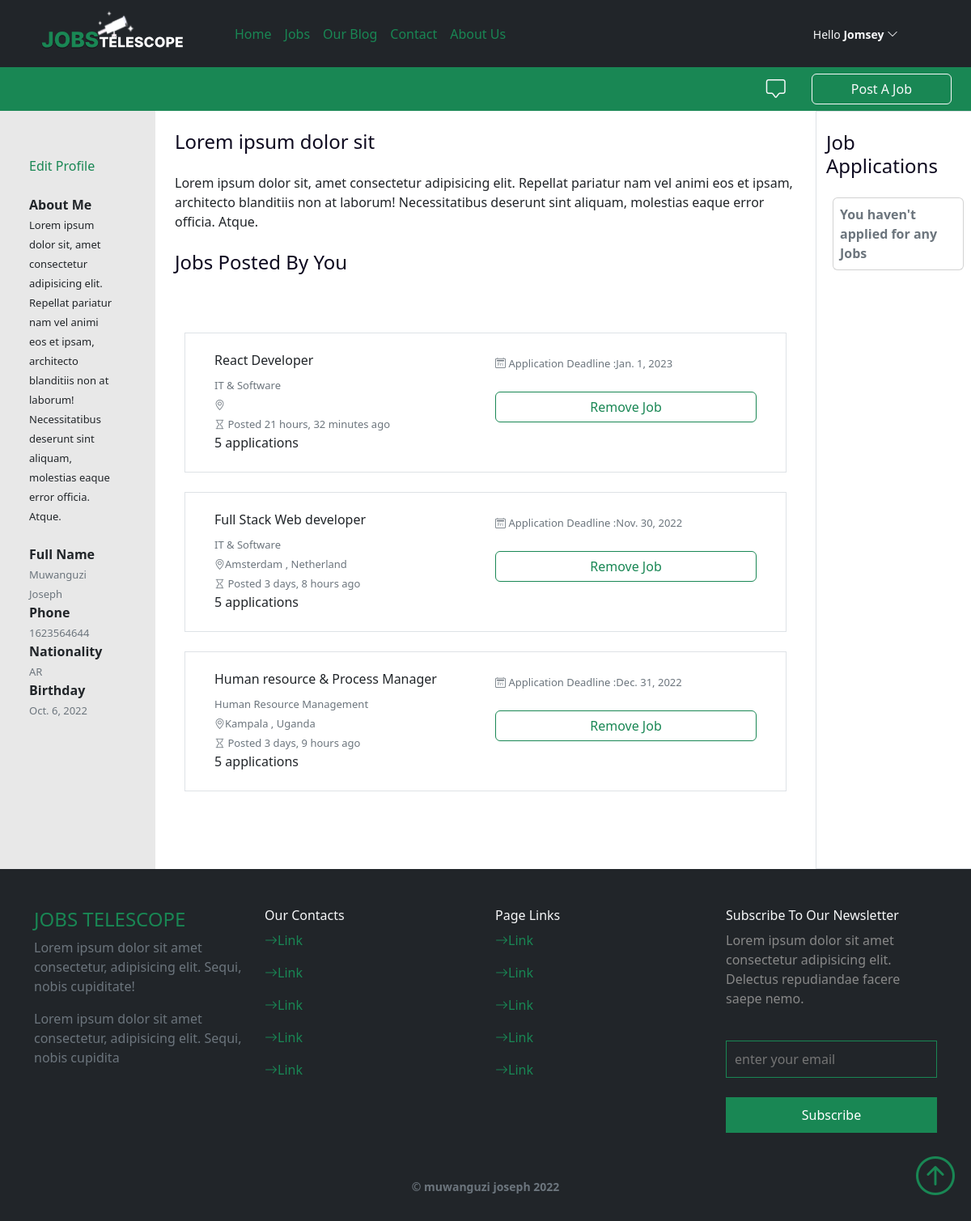
Page /profile (signed in) on the committed database.
### core/models.py (models this page shows, shortened)
class SiteUser(AbstractUser):
    GENDER_CHOICES = (("M","Male"),("F","Female"))
    phone_number = models.CharField(max_length=15,null=True)
    birthday = models.DateField(null=True)
    nationality = CountryField(blank_label='(select country)')
    gender = models.CharField(max_length=1,choices=GENDER_CHOICES,null=True)
    profile_pic = models.ImageField(upload_to="profile_pics",default="avatar.jpg")
    biography = models.TextField()
    def __str__(self):
        return self.username
    class Meta:
        swappable = "AUTH_USER_MODEL"

class Job(models.Model):
    JOB_TYPES = [('Full Time','Full Time'),
                 ('Part Time','Part Time'),
                 ('Remote','Remote')]
    title = models.CharField(max_length=200)
    job_location = models.CharField(max_length=200)
    years_of_experience = models.PositiveIntegerField()
    posted_by = models.ForeignKey(settings.AUTH_USER_MODEL,on_delete=models.SET_NULL,null=True)
    date_published = models.DateTimeField(auto_now_add=True)
    job_type = models.CharField(max_length=20,choices=JOB_TYPES)
    expiring_date = models.DateField()
    description = models.TextField()
    category = models.ForeignKey(JobCategory,on_delete=models.SET_NULL,null=True,related_name='jobs')
    def is_expired(self):
        return date.today()>self.expiring_date
    class Meta:
        ordering = ['id']

class JobCategory(models.Model):
    name=models.CharField(max_length=100)
    def __str__(self):
        return self.name
    class Meta:
        verbose_name_plural = "job_categories"

### core/views.py (the view, shortened to what this page needs)
# urls.py: path("profile",views.USerProfileView.as_view(),name="profile"),
class USerProfileView(LoginRequiredMixin,View):
    template="pages/profile.html"
    login_url='/auth/login'
    def get(self,request):
        jobs_posted_by_user = models.Job.objects.filter(posted_by=request.user).order_by('-date_published').select_related('posted_by')
        user = get_object_or_404(models.SiteUser,id=request.user.id)
        user_notifications = user.notification_set.all()
        form =UserProfileForm(instance=request.user)
        context  = {'form':form,
                    'notifications':user_notifications,
                    'jobs_posted':jobs_posted_by_user,
                     'add_job_form': AddNewJobForm()
                   }
        return render(request,self.template,context)

### core/forms.py
class UserProfileForm(forms.ModelForm):
    class Meta:
        model=SiteUser
        fields=[ 'username', 'email','phone_number',  'biography','nationality','birthday']
        widgets = {
            'profile_pic':forms.FileInput(attrs={'placeholder': 'Username','class':"form-control form-control-input" }),
            'username': forms.TextInput(attrs={'placeholder': 'Username','class':"form-control form-control-input" }),
            'email': forms.EmailInput(attrs={'placeholder': 'Email' ,'class':"form-control form-control-input" ,'id':'em'}),
            'phone_number': forms.TextInput(attrs={'placeholder': 'Phone number','class':"form-control form-control-input","type":"tel" }),
            'biography': forms.Textarea(attrs={'placeholder': 'Biography','class':"form-control form-control-input",'required':''}),
            'nationality': forms.Select(attrs={'class':"form-select" }),
            'birthday': forms.DateInput(attrs={'class':"form-control form-control-input" }),
        }

class AddNewJobForm(forms.ModelForm):
    class Meta:
        model=Job
        fields=["title","job_type","expiring_date","description","category","years_of_experience"]
        widgets = {
             'title': forms.TextInput(attrs={'placeholder': 'Title','class':"form-control form-control-input" }),
             'job_type':forms.Select(attrs={'class':'form-select' ,'aria-label':"Default select example" }),
            'expiring_date': forms.SelectDateWidget(attrs={'placeholder': 'Expiry date','class':"form-control form-control-input"}),
             'description': forms.Textarea(attrs={'placeholder': 'Job Description','class':"form-control form-control-input"}),
        }

### templates/pages/profile.html (shortened to what this page needs)
{%extends '../base.html'%} {% block title %} Jobs Telescope | My Profile {% endblock title %} {% block content %}
<div class="bg-success py-2 px-4 profile-top">
    <strong style="cursor: pointer;" class="text-light" data-bs-toggle="offcanvas" data-bs-target="#offcanvasRight" aria-controls="offcanvasRight">  <i class="bi bi-chat-square fs-4"></i></strong>
    <button class="btn border-light  text-light px-5 " data-bs-toggle="modal" data-bs-target="#add_job">Post A Job</button>
</div>
<div class=" row  jobs justify-content-center">
    <aside class="col-md-2 p-5">
        {% include '../components/about-user.html'%}
    </aside>
    <main class=" col-md-8">
        <div class="container-fluid py-4 ">
            <h1 class="fs-4">Lorem ipsum dolor sit</h1>
            <p class="my-4">Lorem ipsum dolor sit, amet consectetur adipisicing elit. Repellat pariatur nam vel animi eos et ipsam, architecto blanditiis non at laborum! Necessitatibus deserunt sint aliquam, molestias eaque error officia. Atque.</p>
            <div class="posted-jobs my-4">
                <h2 class="fs-4">Jobs Posted By You</h2>
                <div class=" mt-4 p-4">
                    {% if jobs_posted %}{% for job in jobs_posted%}
                    <div class="job_post_card my-4 p-4 border row">
                        <div class="col-md">
                            <h6 class="text-dark">{{job.title}}</h6>
                            <small class="text-muted">{{job.category}} </small>
                            <br>
                            <small class="text-muted"><i class="bi bi-geo-alt"></i>{{job.job_location}}</small>
                            <br>
                            <small class="mt-4 text-muted"><i class="bi bi-hourglass"></i> Posted
                                {{job.date_published|timesince}}
                                ago</small>
                            <br>
                        </div>
                        <div class=" col-md">{% if job.is_expired %}
                            <span class="text-info"> Application deadline expired</span> {% else %}
                            <small class="text-muted"><i class="bi bi-calendar2-day"></i> Application Deadline
                                :{{job.expiring_date}}</small> {% endif %}
                            <a href="{%url 'delete_job' job.id%}"><span
                                    class=" btn border-success text-success mt-4 w-100 ">Remove Job</span></a>
                        </div>
                        <span>5 applications</span>
                    </div>{% endfor %} {% else %} <strong class="text-muted">Jobs you have posted are listed
                        here</strong>{% endif %}
                </div>
            </div>
        </div>
    </main>
    <div class="col-md-2 border py-4 ">
        <h2 class="fs-4 ">Job Applications</h2>
        <div class="card mx-2 my-4 p-2 ">
            <strong class="text-muted ">You haven't applied for any Jobs</strong>
        </div>
    </div>
</div>{% include '../components/edit_job_form.html'%} {% include '../components/edit_profile_form.html'%} {% include '../components/user-notifications.html'%} {% endblock content %}

### templates/components/navbar.html (shortened to what this page needs)
{% load static %}
<nav class="navbar navbar-expand-lg bg-dark">
    <div class="container">
        <a class="navbar-brand" href="{%url 'index'%}"><img src="{%static 'images/logo.svg'%}" style="width: 200px;"></a>
        <div class="collapse navbar-collapse " id="navbarNavDropdown">
            <ul class="navbar-nav mx-4 ">
                <li class="nav-item">
                    <a class="nav-link " href="{%url 'index'%}">Home</a>
                </li>
                <li class="nav-item">
                    <a class="nav-link" href="{%url 'jobs_list'%}">Jobs</a>
                </li>
                <li class="nav-item">
                    <a class="nav-link" href="{%url 'posts_list'%}">Our Blog</a>
                </li>
                <li class="nav-item">
                    <a class="nav-link" href="#">Contact</a>
                </li>
                <li class="nav-item">
                    <a class="nav-link" href="#">About Us</a>
                </li>
            </ul>
            <div class="auth-box py-2">
                {% if user.is_authenticated %}
                <div class="dropdown me-5 ">
                    <span class="user" data-bs-toggle="dropdown" aria-expanded="false">
                        <small class="text-light text-center">Hello <strong>{{user}}</strong> <i class="bi bi-chevron-down"></i></small>
                    </span>
                </div>
                {% else %}
                <a href="{%url 'account_login'%}" class="text-light">
                    <span class="nav-login-btn px-4 rounded-pill py-2">Sign in</span>
                    <a href="{%url 'account_signup'%}" class="text-light">
                        <span class="nav-signin-btn px-4 rounded-pill py-2">Sign up</span></a>
                </a> {% endif %}
            </div>
        </div>
    </div>
</nav>

### templates/components/about-user.html (shortened to what this page needs)
<div class="pt-2">
    <span class="text-success mt-2" data-bs-toggle="modal" data-bs-target="#edit-profile">Edit
        Profile</span>
    <div class="biography py-4">
        <strong class="mb-2">About Me</strong>
        <br>
        <small>
            {{user.biography|truncatewords:30}}
        </small>
    </div>
</div>
<div>
    <div class="detail">
        <strong>Full Name</strong>
        <br>
        <small class="text-muted">Muwanguzi Joseph</small>
    </div>
    <div class="detail">
        <strong>Phone</strong>
        <br>
        <small class="text-muted">{{user.phone_number}}</small>
    </div>
    <div class="detail">
        <strong>Nationality</strong>
        <br>
        <small class="text-muted">{{user.nationality}}</small>
    </div>
    <div class="detail">
        <strong>Birthday</strong>
        <br>
        <small class="text-muted">{{user.birthday}}</small>
    </div>
</div>

### static/styles/styles.css (style rules this page uses)
* { margin: 0; padding: 0; box-sizing: border-box; position: relative; }
:root { --gray: #e8e8e8; --gray-shade: rgb(136, 136, 136); --primary: var(--bs-success); --black-shade: rgb(64, 65, 65); --primary-shade: rgb(227, 255, 227); }
body { scroll-behavior: smooth; background-color: #fff; max-width: 1500px; margin: 0 auto; overflow-x: hidden; }
h1, h2, h3, h4, h5, h6 { overflow-x: visible; color: rgb(13, 9, 31); }
li { list-style-type: none; }
a { text-decoration: none; color: initial; }
img { width: 100%; height: 100%; object-fit: cover; }
.nav-link { color: var(--primary); }
h2 { font-size: 2.5rem; font-weight: 400; }
.jobs small { font-size: small; }
.job-card div:first-child, .jobs aside { border-right: 1px solid #e8e8e8 !important; }
.user { cursor: pointer; }
.user i, .dropdown-item { transition: all 0.2s ease; }
aside, .accordion { background-color: #e8e8e8 !important; }
.profile-top { display: flex; justify-content: right; align-items: center; column-gap: 32px; }
.navbar-collapse { display: flex; justify-content: space-between; align-items: flex-end; }

### rows in the picture
SiteUser: username "Jomsey", biography "Lorem ipsum dolor sit, amet consectetur adipisicing elit. Repellat pariatur nam vel animi eos et ipsam, architecto blanditiis non at laborum! Necessitatibus deserunt sint aliquam, molestias eaque error officia. Atque.", phone_number "1623564644", nationality "AR", birthday "Oct. 6, 2022"
Job: title "React Developer", category "IT & Software", date_published "21 hours, 32 minutes", expiring_date "Jan. 1, 2023"
Job: title "Full Stack Web developer", category "IT & Software", job_location "Amsterdam , Netherland", date_published "3 days, 8 hours", expiring_date "Nov. 30, 2022"
Job: title "Human resource & Process Manager", category "Human Resource Management", job_location "Kampala , Uganda", date_published "3 days, 9 hours", expiring_date "Dec. 31, 2022"
